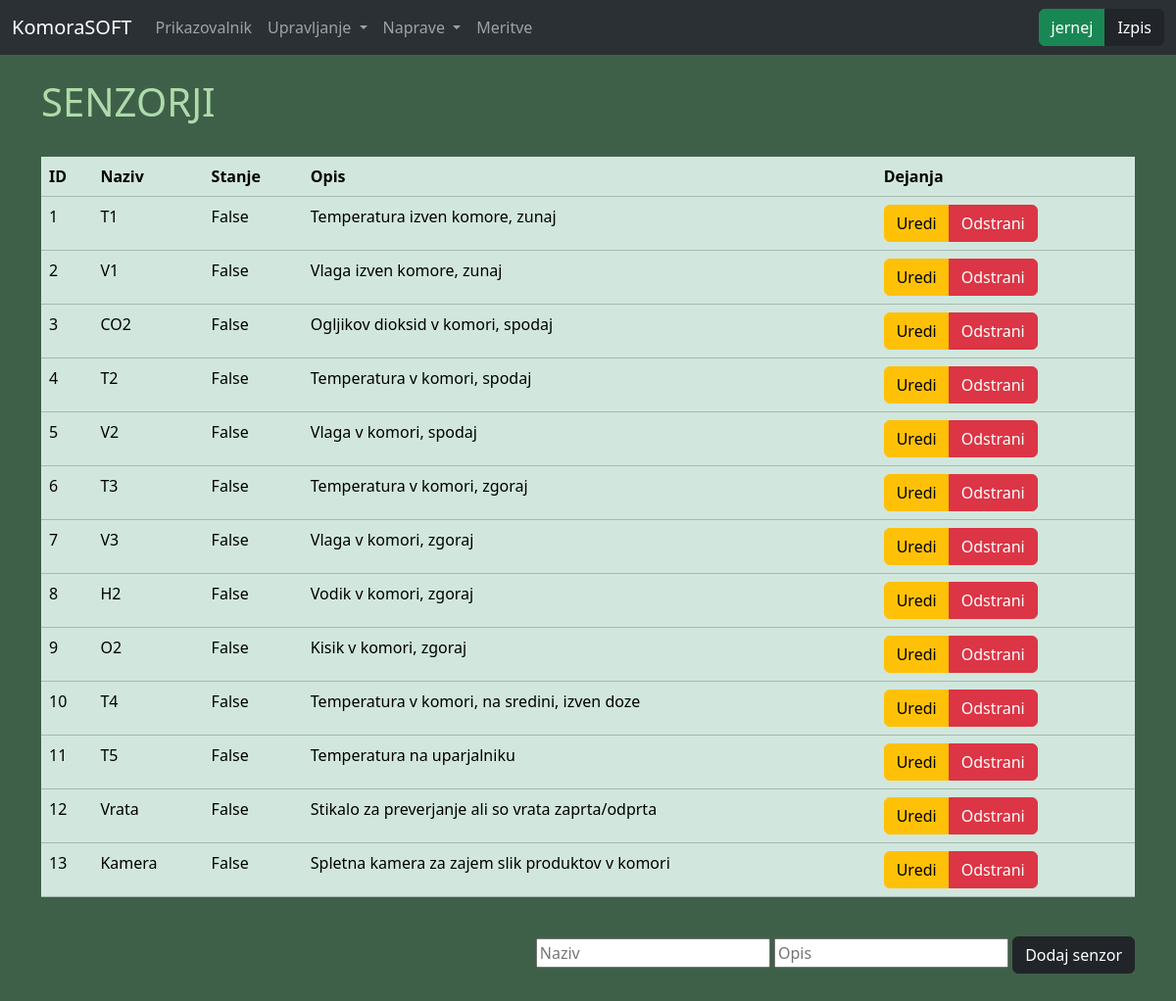
The app's page /sensors/ (signed in) with its own data.
### komorasoft/blueprints/users/models.py (models this page shows, shortened)
class User(db.Model, UserMixin):
    __tablename__ = 'uporabniki'
    uid = db.Column(db.Integer, primary_key=True)
    username = db.Column(db.String, nullable=False)
    password = db.Column(db.String, nullable=False)
    role = db.Column(db.String, nullable=False)
    description = db.Column(db.String)

### komorasoft/blueprints/sensors/models.py (models this page shows, shortened)
class Sensor(db.Model):
    __tablename__ = 'senzorji'
    sid = db.Column(db.Integer, primary_key=True)
    name = db.Column(db.String, nullable=False)
    state = db.Column(db.Boolean, nullable=False)
    description = db.Column(db.String)

### komorasoft/blueprints/sensors/routes.py (the view)
@sensors.route('/')
def index():
    sensors = Sensor.query.all()
    cols = ["ID","Naziv","Stanje","Opis","Dejanja"]
    rows = [[sensor.sid,sensor.name,sensor.state,sensor.description] for sensor in sensors]
    return render_template('sensors/index.html', sensors=sensors, columns=cols, rows=rows)

### komorasoft/blueprints/sensors/templates/sensors/index.html (shortened to what this page needs)
{% extends "base.html" %}
{% block content %}
<div>
    <h1>SENZORJI</h1><br>
    {% if sensors %}
        <table class="table table-success table-hover">
            <thead>
                <tr>
                    {% for col in columns %}
                        <th scope="col">{{col}}</th>
                    {% endfor %}
                </tr>
            </thead>
            <tbody>
                {% for row in rows %}
                    <tr>
                        {% for element in row %}
                            <td>{{element}}</td>
                        {% endfor %}
                        <td>
                            <div class="btn-group" role="group" aria-label="Basic mixed styles example">
                                <button type="button" class="btn btn-warning" data-bs-toggle="modal" data-bs-target="#modalEdit{{ loop.index }}">Uredi</button>
                                <button type="button" class="btn btn-danger" data-bs-toggle="modal" data-bs-target="#modalDelete{{ loop.index }}">
                                    Odstrani
                                </button>
                            </div>
                        </td>
                    </tr>
                {% endfor %}
            </tbody>
        </table>
    {% else %}
        <center><p>V bazi ni shranjen noben senzor.</p></center>
    {% endif %}
</div><br>
{% if current_user.role == "Administrator" %}
    <div align="right">
        <form action="{{ url_for('sensors.create') }}" method="post">
            <input type="text" name="naziv" placeholder="Naziv" required="required">
            <input type="text" name="description" placeholder="Opis">
            <button type="submit" class="btn btn-dark">Dodaj senzor</button>
        </form>
    </div>
{% endif %}
<div>
    <br>
    <br>
</div>
{% endblock %}

### komorasoft/templates/navbar.html (shortened to what this page needs)
<nav class="navbar navbar-expand-sm bg-body-tertiary" data-bs-theme="dark">
    <div class="container-fluid">
      <a class="navbar-brand" href="{{url_for('core.index')}}">KomoraSOFT</a>
      <div class="collapse navbar-collapse" id="navbarSupportedContent">
        <ul class="navbar-nav me-auto mb-2 mb-lg-0">
          <li class="nav-item">
            <a class="nav-link" href="{{url_for('core.index')}}">Prikazovalnik</a>
          </li>
          <li class="nav-item dropdown">
            <a class="nav-link dropdown-toggle" href="#" role="button" data-bs-toggle="dropdown" aria-expanded="false">
              Upravljanje
            </a>
          </li>
          <li class="nav-item dropdown">
            <a class="nav-link dropdown-toggle" href="#" role="button" data-bs-toggle="dropdown" aria-expanded="false">
              Naprave
            </a>
          </li>
          <li class="nav-item">
            <a class="nav-link" href="#">Meritve</a>
          </li>
        </ul>
        {% if not current_user.is_authenticated %}
          <form action="{{url_for('users.login')}}" class="d-flex" role="search" method="POST">
            <input type="hidden" name="next" value="{{ request.url }}">
            <input class="form-control me-2" type="text" name="username" required="required" placeholder="Uporabnik" aria-label="Search">
            <input class="form-control me-2" type="password" name="password" placeholder="Geslo" id="geslo" required="required" aria-label="Search">
            <button class="btn btn-outline-success" type="submit">Vpis</button>
          </form>
        {% else %}
          <form action="{{url_for('users.logout')}}" method="POST">
            <div class="btn-group">
            <a href="{{url_for('users.index')}}" class="btn btn-success">{{current_user.username}}</a>
            <button type="submit" class="btn btn-dark">Izpis</button>
            </div>
          </form>
        {% endif %}
      </div>
    </div>
  </nav>

### komorasoft/templates/base.html (style rules this page uses)
body { background-color: rgb(63, 96, 72); }
h1 { color: rgba(209, 255, 202, 0.774); }
a { color: #afd04d; }

### records on screen
User: username "jernej"
Sensor: row "1" "False", name "T1", description "Temperatura izven komore, zunaj"
Sensor: row "2" "False", name "V1", description "Vlaga izven komore, zunaj"
Sensor: row "3" "False", name "CO2", description "Ogljikov dioksid v komori, spodaj"
Sensor: row "4" "False", name "T2", description "Temperatura v komori, spodaj"
Sensor: row "5" "False", name "V2", description "Vlaga v komori, spodaj"
Sensor: row "6" "False", name "T3", description "Temperatura v komori, zgoraj"
Sensor: row "7" "False", name "V3", description "Vlaga v komori, zgoraj"
Sensor: row "8" "False", name "H2", description "Vodik v komori, zgoraj"
Sensor: row "9" "False", name "O2", description "Kisik v komori, zgoraj"
Sensor: row "10" "False", name "T4", description "Temperatura v komori, na sredini, izven doze"
Sensor: row "11" "False", name "T5", description "Temperatura na uparjalniku"
Sensor: row "12" "False", name "Vrata", description "Stikalo za preverjanje ali so vrata zaprta/odprta"
Sensor: row "13" "False", name "Kamera", description "Spletna kamera za zajem slik produktov v komori"

### other values on screen
{{ col }} "ID" "Naziv" "Stanje" "Opis" "Dejanja"
